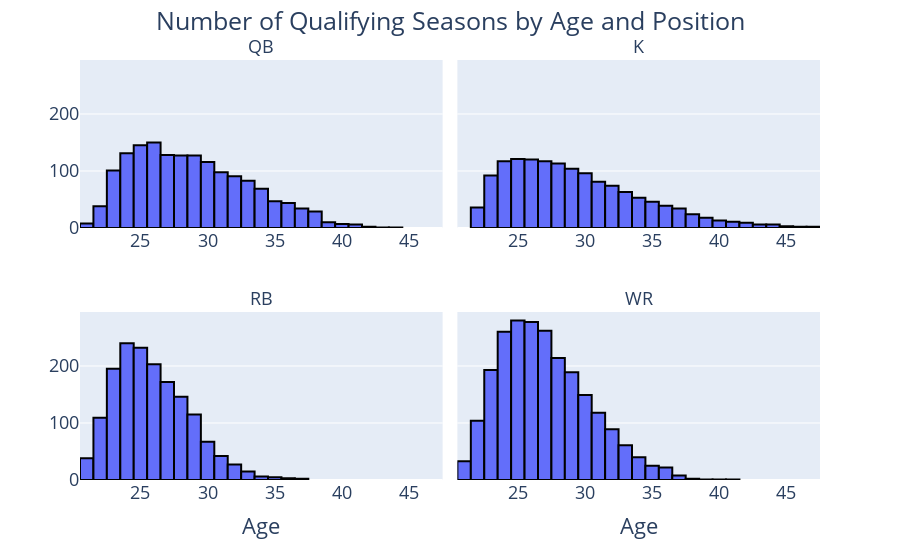

Notebook source saved alongside this figure:
### Code cell
qb_fig = px.histogram(all_positions, x = 'Age', facet_col = 'Position', facet_col_wrap = 2, facet_row_spacing = 0.2, category_orders = {'Position': ['QB', 'K', 'RB', 'WR']})
#qb_fig.update_layout({'plot_bgcolor': 'rgba(0, 0, 0, 0)'})
qb_fig.update_layout(title_text = 'Number of Qualifying Seasons by Age and Position', title_x = 0.5, font = dict(size = 18))
#qb_fig.update_layout(yaxis_title = '')
qb_fig.update_yaxes(title = '')
#qb_fig.add_annotation(x = 25, y = 300, text = 'Hiya Buddy', xref = 'x2', yref = 'y')
qb_fig.update_traces(marker_line_color = 'Black')
qb_fig.update_traces(marker_line_width = 2)
qb_fig.for_each_xaxis(lambda xaxis: xaxis.update(showticklabels=True))
qb_fig.for_each_annotation(lambda a: a.update(text=a.text.split('=')[-1]))
qb_fig.show()

### Figure 1 — Plotly figure (JSON) as saved in the notebook; plotly's stock layout.template omitted (floating-point values rounded to 4 significant figures; data arrays with more than 128 entries replaced by an {"elided": "..."} marker saying what was removed)
{"data": [{"alignmentgroup": "True", "bingroup": "x", "hovertemplate": "Position=QB<br>Age=%{x}<br>count=%{y}<extra></extra>", "legendgroup": "", "marker": {"color": "#636efa", "line": {"color": "Black", "width": 2}, "pattern": {"shape": ""}}, "name": "", "offsetgroup": "", "orientation": "v", "showlegend": false, "type": "histogram", "x": {"elided": "1593 int values"}, "xaxis": "x3", "yaxis": "y3"}, {"alignmentgroup": "True", "bingroup": "x", "hovertemplate": "Position=K<br>Age=%{x}<br>count=%{y}<extra></extra>", "legendgroup": "", "marker": {"color": "#636efa", "line": {"color": "Black", "width": 2}, "pattern": {"shape": ""}}, "name": "", "offsetgroup": "", "orientation": "v", "showlegend": false, "type": "histogram", "x": {"elided": "1400 int values"}, "xaxis": "x4", "yaxis": "y4"}, {"alignmentgroup": "True", "bingroup": "x", "hovertemplate": "Position=RB<br>Age=%{x}<br>count=%{y}<extra></extra>", "legendgroup": "", "marker": {"color": "#636efa", "line": {"color": "Black", "width": 2}, "pattern": {"shape": ""}}, "name": "", "offsetgroup": "", "orientation": "v", "showlegend": false, "type": "histogram", "x": {"elided": "1617 int values"}, "xaxis": "x", "yaxis": "y"}, {"alignmentgroup": "True", "bingroup": "x", "hovertemplate": "Position=WR<br>Age=%{x}<br>count=%{y}<extra></extra>", "legendgroup": "", "marker": {"color": "#636efa", "line": {"color": "Black", "width": 2}, "pattern": {"shape": ""}}, "name": "", "offsetgroup": "", "orientation": "v", "showlegend": false, "type": "histogram", "x": {"elided": "2329 int values"}, "xaxis": "x2", "yaxis": "y2"}], "layout": {"annotations": [{"font": {}, "showarrow": false, "text": "RB", "x": 0.245, "xanchor": "center", "xref": "paper", "y": 0.4, "yanchor": "bottom", "yref": "paper"}, {"font": {}, "showarrow": false, "text": "WR", "x": 0.755, "xanchor": "center", "xref": "paper", "y": 0.4, "yanchor": "bottom", "yref": "paper"}, {"font": {}, "showarrow": false, "text": "QB", "x": 0.245, "xanchor": "center", "xref": "paper", "y": 1, "yanchor": "bottom", "yref": "paper"}, {"font": {}, "showarrow": false, "text": "K", "x": 0.755, "xanchor": "center", "xref": "paper", "y": 1, "yanchor": "bottom", "yref": "paper"}], "barmode": "relative", "font": {"size": 18}, "legend": {"tracegroupgap": 0}, "margin": {"t": 60}, "title": {"text": "Number of Qualifying Seasons by Age and Position", "x": 0.5}, "xaxis": {"anchor": "y", "domain": [0, 0.49], "showticklabels": true, "title": {"text": "Age"}}, "xaxis2": {"anchor": "y2", "domain": [0.51, 1], "matches": "x", "showticklabels": true, "title": {"text": "Age"}}, "xaxis3": {"anchor": "y3", "domain": [0, 0.49], "matches": "x", "showticklabels": true}, "xaxis4": {"anchor": "y4", "domain": [0.51, 1], "matches": "x", "showticklabels": true}, "yaxis": {"anchor": "x", "domain": [0, 0.4], "title": {"text": ""}}, "yaxis2": {"anchor": "x2", "domain": [0, 0.4], "matches": "y", "showticklabels": false, "title": {"text": ""}}, "yaxis3": {"anchor": "x3", "domain": [0.6, 1], "matches": "y", "title": {"text": ""}}, "yaxis4": {"anchor": "x4", "domain": [0.6, 1], "matches": "y", "showticklabels": false, "title": {"text": ""}}}}
